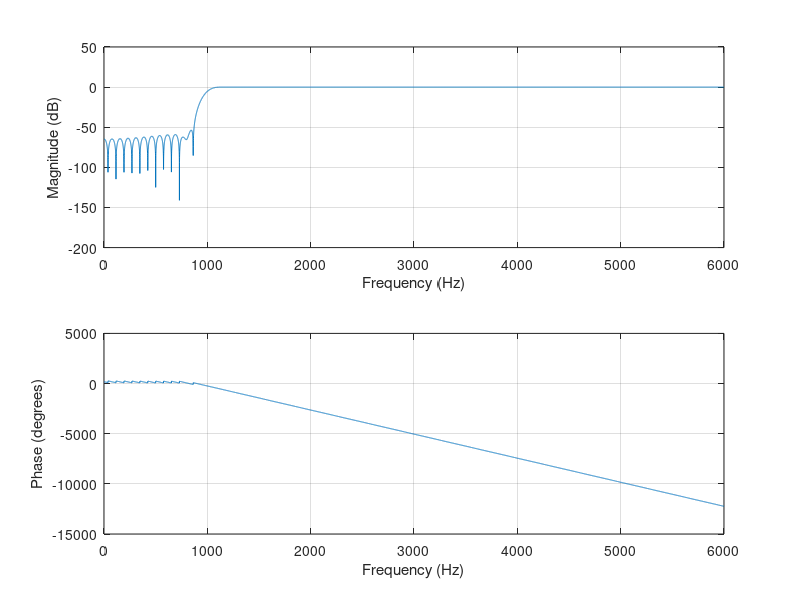
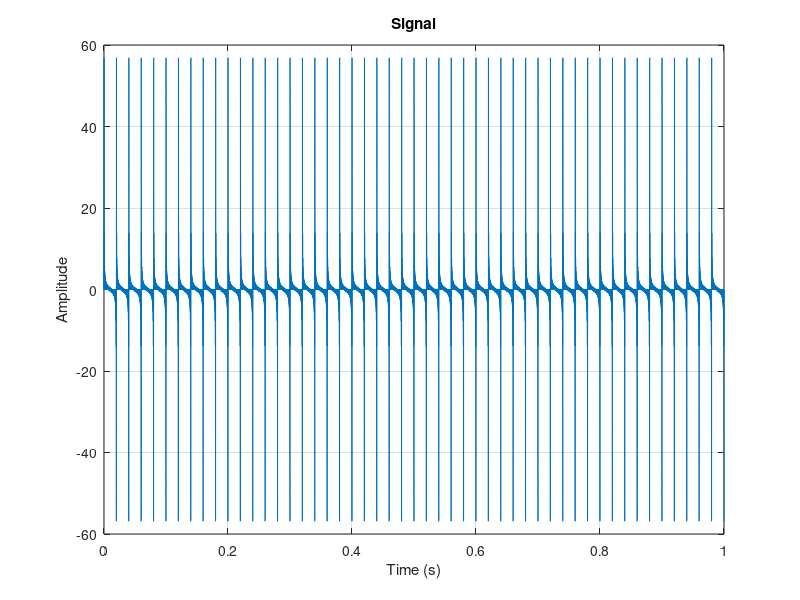
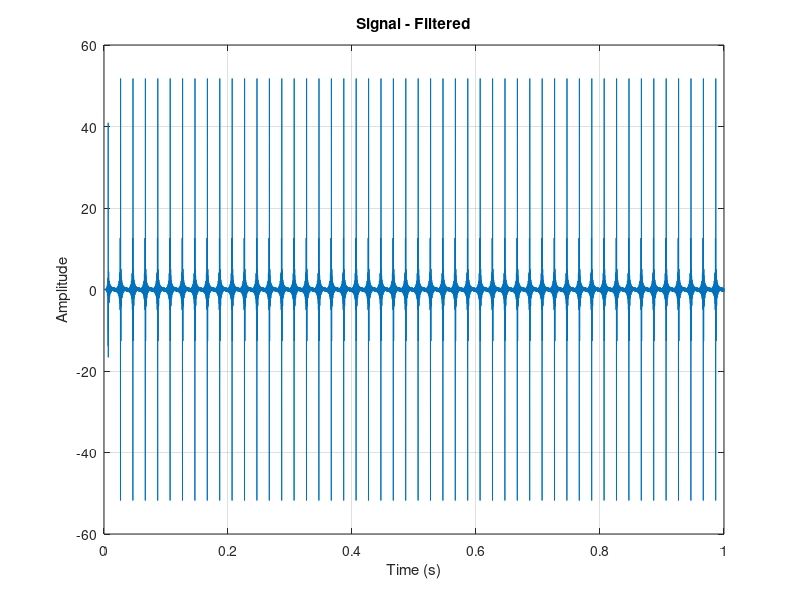
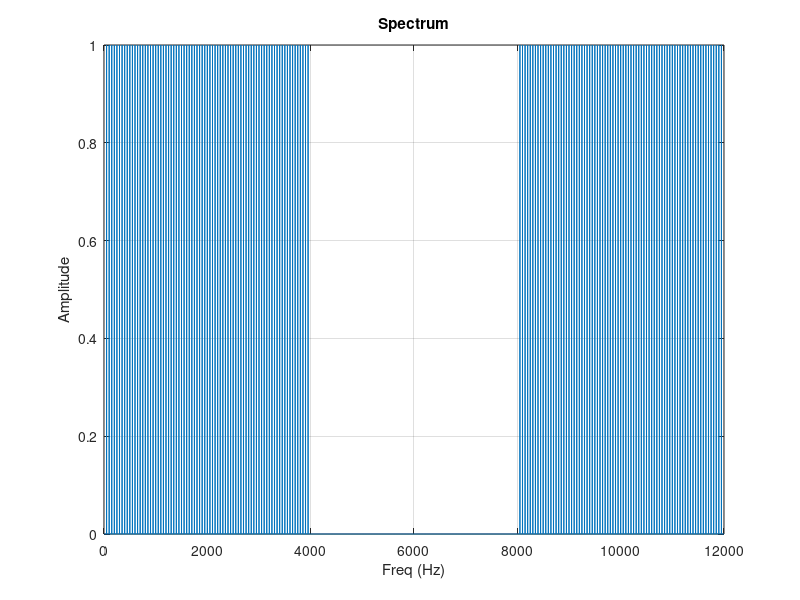

MATLAB code for these plots, in order:
fs = 12000;
N = 12000;

Nb = 160;
f0 = 1000 / (fs / 2);
b = fir1(Nb, f0, 'high');

% Print filter coefficients (float64_t)
fprintf('%.15g, ', b);
fprintf('\n');

% Print filter coefficients (q15_t)
b_q15 = int16(round(b * 32768));
b_q15(b_q15 > 32767) = 32767;
b_q15(b_q15 < -32768) = -32768;
fprintf('%d, ', b_q15);
fprintf('\n');

% Frequency characteristics
freqz(b, 1, N, fs);

% Verification
ts = 1 / fs;
t = (0:N-1)*ts;
df = (fs/N);
f = (0:N-1)*df;

X = 0;
for n = 1:79
    X = X + sin(2*pi*n*50*t);
end
% 16-bit uniform quantization
X = round((X + 1)*32767.5)/32767.5 - 1;

figure;
plot(t, X);
xlabel('Time (s)');
ylabel('Amplitude');
title('Signal');
grid on;

XF = filter(b, 1, X);

figure;
plot(t, XF);
xlabel('Time (s)');
ylabel('Amplitude');
title('Signal - Filtered');
grid on;

Y = 2 * abs(fft(X)) / N;

figure;
plot(f, Y);
ylim([0.0 1.0]);
xlabel("Freq (Hz)");
ylabel("Amplitude");
title('Spectrum');
grid on;

YF = 2 * abs(fft(XF)) / N;

figure;
plot(f, YF);
ylim([0.0 1.0]);
xlabel("Freq (Hz)");
ylabel("Amplitude");
title('Spectrum - Filtered');
grid on;
